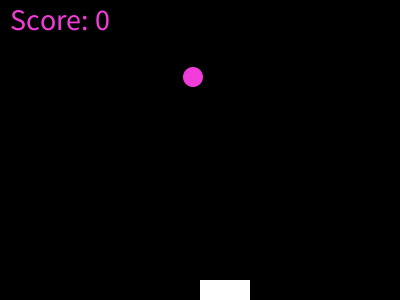
Frame 1 (no input)
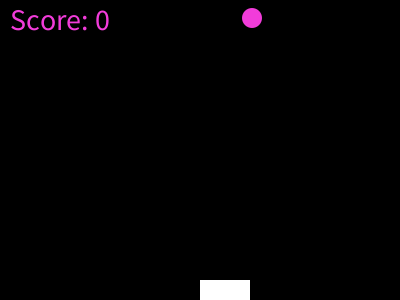
Frame 60 (the mouse pressed at the canvas centre just before this capture)
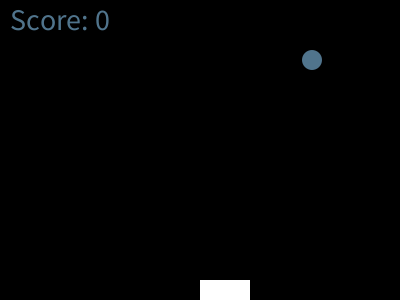
Frame 120 (the mouse held since frame 60 and released just before this capture)

The Processing sketch that drew these frames (run headless with seeded random() and noise(); from frame 60 on, the mouse is pressed at the canvas centre):

// Processing sketch: processing_83303
// ── processing_83303.pde

//Michelle Z, CP1 4-5, Pong

Ball A = new Ball();
Paddle B = new Paddle();

void setup()
{
  size (400, 300);
  frameRate(180);
}
void draw()
{
  background(0);
  A.show();
  B.show();
  A.move();
  A.bounce();
  B.Stop();
  if (keyPressed == true)
  {
    B.move();
    if (key == CODED)
    {
      if (keyCode == RIGHT)
      {
        B.dirRight2 = RIGHT;
      }
      else if (keyCode == LEFT)
      {
        B.dirRight2 = LEFT;
      }
    }
  }
}
class Ball
{
  int x, y, dirUp, dirRight, r, g, b, txt;
  Ball()
  {
    x = int(random(300));
    y = int(random(300));
    dirUp = UP;
    dirRight = RIGHT;
    r = int(random(255));
    g = int(random(255));
    b = int(random(255));
    txt = 0;
  }
  void move()
  {
    if (dirRight == RIGHT)
    {
      x++;
    }
    else if (dirRight == LEFT)
    {
      x--;
    }
    if (dirUp == UP)
    {
      y--;
    }
    else if (dirUp == DOWN)
    {
      y++;
    }
  }
  void bounce()
  {
    if (x > 390)
    {
      dirRight = LEFT;
      r = int(random(255));
      g = int(random(255));
      b = int(random(255));
    }
    if (x < 10)
    {
      dirRight = RIGHT;
      r = int(random(255));
      g = int(random(255));
      b = int(random(255));
    }
    if (y < 10)
    {
      dirUp = DOWN;
      r = int(random(255));
      g = int(random(255));
      b = int(random(255));
    }
    if (y == 290)
    {
      dirRight = -1;
      dirUp = -1;
      fill(255);
      rect(0, 0, 400, 300);
      fill(r,g,b);
      textSize(30);
      text("Score: " + txt,10,30);
      fill(0);
      textAlign(CENTER);
      textSize(50);
      text("GAME OVER.", 200, 150);
      noLoop();
    }
    if (y > 270 && get(x, y+10) != color(0))
    {
      dirUp = UP;
      r = int(random(255));
      g = int(random(255));
      b = int(random(255));
      txt = txt + 1;
    }
  }
  void show()
  {
    fill(r, g, b);
    noStroke();
    ellipse(x, y, 20, 20);
    textSize(30);
    text("Score: " + txt,10,30);
  }
}

class Paddle
{
  int x, y, dirRight2;
  Paddle()
  {
    x = 200;
    y = 280;
    dirRight2 = RIGHT;
  }
  void move()
  {
    if (dirRight2 == RIGHT)
    {
      x = x + 2;
    }
    else if (dirRight2 == LEFT)
    {
      x = x - 2;
    }
  }
  void Stop()
  {
    if (x <= 0)
    {
      dirRight2 = -1;
      if (keyPressed == true)
      {
        if (key == CODED)
        {
          if (keyCode == RIGHT)
          {
            dirRight2 = RIGHT;
          }
        }
      }
    }
    else if (x >= 350)
    {
      dirRight2 = -1;
      if (keyPressed == true)
      {
        if (key == CODED)
        {
          if (keyCode == LEFT)
          {
            dirRight2 = LEFT;
          }
        }
      }
    }
  }  
  void show()
  {
    fill(255);
    noStroke();
    rect(x, y, 50, 20);
  }
}
